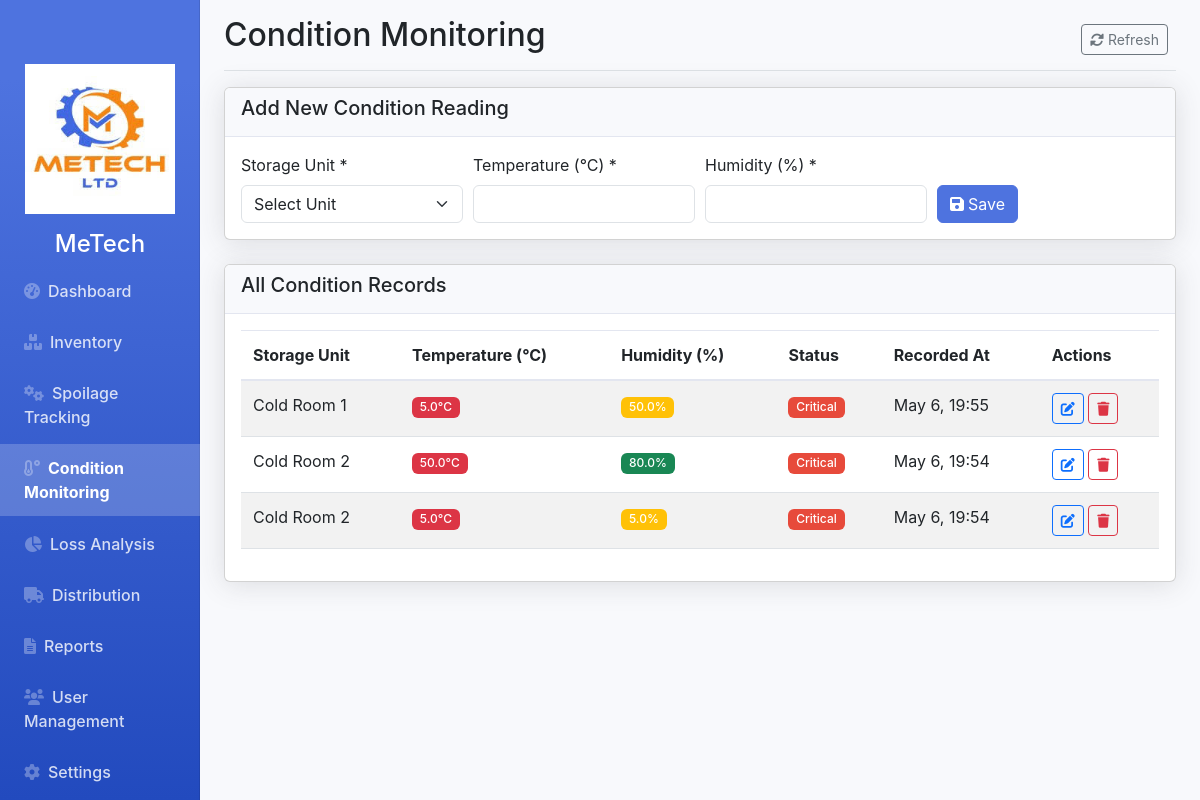
The app's page /monitoring.php (signed in) with its own data.
### tables this page shows
CREATE TABLE `condition_monitoring` (
  `id` int(11) NOT NULL,
  `storage_location_id` int(11) NOT NULL,
  `temperature` decimal(5,2) NOT NULL,
  `humidity` decimal(5,2) NOT NULL,
  `recorded_at` timestamp NOT NULL DEFAULT current_timestamp()
);

CREATE TABLE `storage_locations` (
  `id` int(11) NOT NULL,
  `name` varchar(50) NOT NULL,
  `temperature_range` varchar(50) NOT NULL,
  `capacity_kg` decimal(10,2) NOT NULL
);

### monitoring.php (the view, shortened to what this page needs)
<?php
require 'config.php';
$conditionRecords = $pdo->query("
    SELECT cm.id, cm.storage_location_id, sl.name as location_name,
           cm.temperature, cm.humidity, cm.recorded_at
    FROM condition_monitoring cm
    JOIN storage_locations sl ON cm.storage_location_id = sl.id
    ORDER BY cm.recorded_at DESC
")->fetchAll(PDO::FETCH_ASSOC);
?>
<!DOCTYPE html>
<html lang="en">
<head>
    <link rel="stylesheet" href="https://cdnjs.cloudflare.com/ajax/libs/font-awesome/6.0.0-beta3/css/all.min.css">
    <link href="https://cdn.jsdelivr.net/npm/bootstrap@5.3.0/dist/css/bootstrap.min.css" rel="stylesheet">
    <link rel="stylesheet" href="styles.css">
</head>
<body>
    <div class="container-fluid">
        <div class="row">
            <?php include 'sidebar.php'; ?>
            <main class="col-md-9 ms-sm-auto col-lg-10 px-md-4">
                <div class="d-flex justify-content-between flex-wrap flex-md-nowrap align-items-center pt-3 pb-2 mb-3 border-bottom">
                    <h1 class="h2">Condition Monitoring</h1>
                    <div class="btn-toolbar">
                        <div class="btn-group me-2">
                            <button class="btn btn-sm btn-outline-secondary" onclick="window.location.reload()">
                                <i class="fas fa-sync-alt me-1"></i>Refresh
                            </button>
                        </div>
                    </div>
                </div>
                <div class="card mb-4">
                    <div class="card-header d-flex justify-content-between align-items-center">
                        <h5>Add New Condition Reading</h5>
                    </div>
                    <div class="card-body">
                        <form method="POST" action="monitoring.php" class="form-inline">
                            <div class="form-group">
                                <label for="storageLocation" class="form-label">Storage Unit *</label>
                                <select class="form-select" id="storageLocation" name="storage_location_id" required>
                                    <option value="">Select Unit</option>
                                </select>
                            </div>
                            <div class="form-group">
                                <label for="temperature" class="form-label">Temperature (°C) *</label>
                                <input type="number" step="0.1" class="form-control" id="temperature" name="temperature" required>
                            </div>
                            <div class="form-group">
                                <label for="humidity" class="form-label">Humidity (%) *</label>
                                <input type="number" step="0.1" min="0" max="100" class="form-control" id="humidity" name="humidity" required>
                            </div>
                            <div class="form-group d-flex align-items-end">
                                <button type="submit" name="add_condition" class="btn btn-primary">
                                    <i class="fas fa-save me-1"></i>Save
                                </button>
                            </div>
                        </form>
                    </div>
                </div>
                <div class="card">
                    <div class="card-header">
                        <h5>All Condition Records</h5>
                    </div>
                    <div class="card-body">
                        <div class="table-responsive">
                            <table class="table table-striped">
                                <thead>
                                    <tr>
                                        <th>Storage Unit</th>
                                        <th>Temperature (°C)</th>
                                        <th>Humidity (%)</th>
                                        <th>Status</th>
                                        <th>Recorded At</th>
                                        <th>Actions</th>
                                    </tr>
                                </thead>
                                <tbody>
                                    <?php foreach ($conditionRecords as $record):
                                        $tempStatus = ($record['temperature'] > 4 || $record['temperature'] < 0) ? 'danger' : 'success';
                                        $humidityStatus = ($record['humidity'] > 80 || $record['humidity'] < 65) ? 'warning' : 'success';
                                        $overallStatus = ($tempStatus === 'danger') ? 'critical' : (($humidityStatus === 'warning') ? 'warning' : 'normal');
                                    ?>
                                        <tr>
                                            <td><?= $record['location_name'] ?></td>
                                            <td>
                                                <span class="badge bg-<?= $tempStatus ?>">
                                                    <?= number_format($record['temperature'], 1) ?>°C
                                                </span>
                                            </td>
                                            <td>
                                                <span class="badge bg-<?= $humidityStatus ?>">
                                                    <?= number_format($record['humidity'], 1) ?>%
                                                </span>
                                            </td>
                                            <td>
                                                <span class="badge badge-<?= $overallStatus ?>">
                                                    <?= ucfirst($overallStatus) ?>
                                                </span>
                                            </td>
                                            <td><?= date('M j, H:i', strtotime($record['recorded_at'])) ?></td>
                                            <td class="actions">
                                                <button class="btn btn-sm btn-outline-primary edit-btn"
                                                        data-id="<?= $record['id'] ?>"
                                                        data-location="<?= $record['storage_location_id'] ?>"
                                                        data-temp="<?= $record['temperature'] ?>"
                                                        data-humidity="<?= $record['humidity'] ?>">
                                                    <i class="fas fa-edit"></i>
                                                </button>
                                                <a href="monitoring.php?delete=<?= $record['id'] ?>"
                                                   class="btn btn-sm btn-outline-danger"
                                                   onclick="return confirm('Are you sure you want to delete this record?')">
                                                    <i class="fas fa-trash"></i>
                                                </a>
                                            </td>
                                        </tr>
                                    <?php endforeach; ?>
                                </tbody>
                            </table>
                        </div>
                    </div>
                </div>
            </main>
        </div>
    </div>
</body>
</html>

### styles.css (style rules this page uses)
:root { --primary-color: #4e73df; --secondary-color: #858796; --success-color: #1cc88a; --info-color: #36b9cc; --warning-color: #f6c23e; --danger-color: #e74a3b; --light-color: #f8f9fc; --dark-color: #5a5c69; }
body { font-family: 'Nunito', -apple-system, BlinkMacSystemFont, 'Segoe UI', Roboto, 'Helvetica Neue', Arial, sans-serif; background-color: #f8f9fc; overflow-x: hidden; }
.card { box-shadow: 0 0.15rem 1.75rem 0 rgba(58, 59, 69, 0.15); margin-bottom: 1.5rem; }
.card-header { background-color: #f8f9fc; border-bottom: 1px solid #e3e6f0; }
.table-responsive { overflow-x: auto; }
.table { width: 100%; margin-bottom: 1rem; color: #858796; }
.table th, .table td { padding: 0.75rem; vertical-align: top; border-top: 1px solid #e3e6f0; }
.table thead th { vertical-align: bottom; border-bottom: 2px solid #e3e6f0; }
.btn-primary { background-color: var(--primary-color); border-color: var(--primary-color); }
.badge { font-weight: 500; }

### monitoring.php (style rules this page uses)
.badge-critical { background-color: #e74a3b; }
.form-inline { display: flex; flex-wrap: wrap; gap: 10px; }
.form-inline .form-group { margin-bottom: 0; flex: 1; min-width: 120px; }
.actions { white-space: nowrap; }

### records on screen
condition_monitoring: storage_location.name "Cold Room 1", temperature "5.0", humidity "50.0", temperature "Critical", recorded_at "May 6, 19:55"
condition_monitoring: storage_location.name "Cold Room 2", temperature "50.0", humidity "80.0", temperature "Critical", recorded_at "May 6, 19:54"
condition_monitoring: storage_location.name "Cold Room 2", temperature "5.0", humidity "5.0", temperature "Critical", recorded_at "May 6, 19:54"
